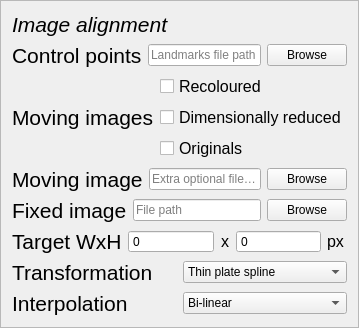
                 <widget class="QFrame" name="frame_11">
                  <property name="font">
                   <font>
                    <family>Arial</family>
                   </font>
                  </property>
                  <property name="frameShape">
                   <enum>QFrame::StyledPanel</enum>
                  </property>
                  <property name="frameShadow">
                   <enum>QFrame::Raised</enum>
                  </property>
                  <layout class="QGridLayout" name="gridLayout_11">
                   <item row="1" column="0">
                    <layout class="QVBoxLayout" name="verticalLayout_16">
                     <item>
                      <widget class="QLabel" name="label_29">
                       <property name="font">
                        <font>
                         <family>Arial</family>
                         <pointsize>16</pointsize>
                         <italic>true</italic>
                        </font>
                       </property>
                       <property name="text">
                        <string>Image alignment</string>
                       </property>
                      </widget>
                     </item>
                     <item>
                      <layout class="QHBoxLayout" name="horizontalLayout_46">
                       <item>
                        <widget class="QLabel" name="label_16">
                         <property name="font">
                          <font>
                           <family>Arial</family>
                           <pointsize>16</pointsize>
                          </font>
                         </property>
                         <property name="text">
                          <string>Control points</string>
                         </property>
                        </widget>
                       </item>
                       <item>
                        <widget class="QLineEdit" name="lineEdit_14">
                         <property name="font">
                          <font>
                           <family>Arial</family>
                          </font>
                         </property>
                         <property name="text">
                          <string/>
                         </property>
                         <property name="placeholderText">
                          <string>Landmarks file path</string>
                         </property>
                        </widget>
                       </item>
                       <item>
                        <widget class="QPushButton" name="pushButton_8">
                         <property name="font">
                          <font>
                           <family>Arial</family>
                          </font>
                         </property>
                         <property name="text">
                          <string>Browse</string>
                         </property>
                        </widget>
                       </item>
                      </layout>
                     </item>
                     <item>
                      <layout class="QHBoxLayout" name="horizontalLayout_45">
                       <item>
                        <widget class="QLabel" name="label_12">
                         <property name="font">
                          <font>
                           <family>Arial</family>
                           <pointsize>16</pointsize>
                          </font>
                         </property>
                         <property name="text">
                          <string>Moving images</string>
                         </property>
                        </widget>
                       </item>
                       <item>
                        <layout class="QVBoxLayout" name="verticalLayout_17">
                         <item>
                          <widget class="QCheckBox" name="checkBox_8">
                           <property name="font">
                            <font>
                             <family>Arial</family>
                             <pointsize>12</pointsize>
                            </font>
                           </property>
                           <property name="text">
                            <string>Recoloured</string>
                           </property>
                           <property name="checked">
                            <bool>false</bool>
                           </property>
                          </widget>
                         </item>
                         <item>
                          <widget class="QCheckBox" name="checkBox_9">
                           <property name="font">
                            <font>
                             <family>Arial</family>
                             <pointsize>12</pointsize>
                            </font>
                           </property>
                           <property name="text">
                            <string>Dimensionally reduced</string>
                           </property>
                          </widget>
                         </item>
                         <item>
                          <widget class="QCheckBox" name="checkBox_7">
                           <property name="font">
                            <font>
                             <family>Arial</family>
                             <pointsize>12</pointsize>
                            </font>
                           </property>
                           <property name="text">
                            <string>Originals</string>
                           </property>
                           <property name="checked">
                            <bool>false</bool>
                           </property>
                          </widget>
                         </item>
                        </layout>
                       </item>
                      </layout>
                     </item>
                     <item>
                      <layout class="QHBoxLayout" name="horizontalLayout_47">
                       <item>
                        <widget class="QLabel" name="label_19">
                         <property name="font">
                          <font>
                           <family>Arial</family>
                           <pointsize>16</pointsize>
                          </font>
                         </property>
                         <property name="text">
                          <string>Moving image</string>
                         </property>
                        </widget>
                       </item>
                       <item>
                        <widget class="QLineEdit" name="lineEdit_12">
                         <property name="font">
                          <font>
                           <family>Arial</family>
                          </font>
                         </property>
                         <property name="text">
                          <string/>
                         </property>
                         <property name="placeholderText">
                          <string>Extra optional file path</string>
                         </property>
                        </widget>
                       </item>
                       <item>
                        <widget class="QPushButton" name="pushButton_11">
                         <property name="font">
                          <font>
                           <family>Arial</family>
                          </font>
                         </property>
                         <property name="text">
                          <string>Browse</string>
                         </property>
                        </widget>
                       </item>
                      </layout>
                     </item>
                     <item>
                      <layout class="QHBoxLayout" name="horizontalLayout_40">
                       <item>
                        <widget class="QLabel" name="label_10">
                         <property name="font">
                          <font>
                           <family>Arial</family>
                           <pointsize>16</pointsize>
                          </font>
                         </property>
                         <property name="text">
                          <string>Fixed image</string>
                         </property>
                        </widget>
                       </item>
                       <item>
                        <widget class="QLineEdit" name="lineEdit_11">
                         <property name="font">
                          <font>
                           <family>Arial</family>
                          </font>
                         </property>
                         <property name="text">
                          <string/>
                         </property>
                         <property name="placeholderText">
                          <string>File path</string>
                         </property>
                        </widget>
                       </item>
                       <item>
                        <widget class="QPushButton" name="pushButton_6">
                         <property name="font">
                          <font>
                           <family>Arial</family>
                          </font>
                         </property>
                         <property name="text">
                          <string>Browse</string>
                         </property>
                        </widget>
                       </item>
                      </layout>
                     </item>
                     <item>
                      <layout class="QHBoxLayout" name="horizontalLayout_37">
                       <item>
                        <widget class="QLabel" name="label_70">
                         <property name="maximumSize">
                          <size>
                           <width>16777215</width>
                           <height>16777215</height>
                          </size>
                         </property>
                         <property name="font">
                          <font>
                           <family>Arial</family>
                           <pointsize>16</pointsize>
                          </font>
                         </property>
                         <property name="text">
                          <string>Target WxH</string>
                         </property>
                        </widget>
                       </item>
                       <item>
                        <widget class="QSpinBox" name="spinBox_7">
                         <property name="maximumSize">
                          <size>
                           <width>16777215</width>
                           <height>16777215</height>
                          </size>
                         </property>
                         <property name="font">
                          <font>
                           <family>Arial</family>
                          </font>
                         </property>
                         <property name="buttonSymbols">
                          <enum>QAbstractSpinBox::NoButtons</enum>
                         </property>
                         <property name="maximum">
                          <number>999999999</number>
                         </property>
                         <property name="value">
                          <number>0</number>
                         </property>
                        </widget>
                       </item>
                       <item>
                        <widget class="QLabel" name="label_71">
                         <property name="maximumSize">
                          <size>
                           <width>10</width>
                           <height>16777215</height>
                          </size>
                         </property>
                         <property name="font">
                          <font>
                           <family>Arial</family>
                           <pointsize>12</pointsize>
                          </font>
                         </property>
                         <property name="text">
                          <string>x</string>
                         </property>
                         <property name="alignment">
                          <set>Qt::AlignCenter</set>
                         </property>
                        </widget>
                       </item>
                       <item>
                        <widget class="QSpinBox" name="spinBox_8">
                         <property name="maximumSize">
                          <size>
                           <width>16777215</width>
                           <height>16777215</height>
                          </size>
                         </property>
                         <property name="font">
                          <font>
                           <family>Arial</family>
                          </font>
                         </property>
                         <property name="buttonSymbols">
                          <enum>QAbstractSpinBox::NoButtons</enum>
                         </property>
                         <property name="maximum">
                          <number>999999999</number>
                         </property>
                         <property name="value">
                          <number>0</number>
                         </property>
                        </widget>
                       </item>
                       <item>
                        <widget class="QLabel" name="label_73">
                         <property name="maximumSize">
                          <size>
                           <width>20</width>
                           <height>16777215</height>
                          </size>
                         </property>
                         <property name="font">
                          <font>
                           <family>Arial</family>
                           <pointsize>12</pointsize>
                          </font>
                         </property>
                         <property name="text">
                          <string>px</string>
                         </property>
                         <property name="wordWrap">
                          <bool>true</bool>
                         </property>
                        </widget>
                       </item>
                      </layout>
                     </item>
                     <item>
                      <layout class="QHBoxLayout" name="horizontalLayout_43">
                       <item>
                        <widget class="QLabel" name="label_60">
                         <property name="font">
                          <font>
                           <family>Arial</family>
                           <pointsize>16</pointsize>
                          </font>
                         </property>
                         <property name="text">
                          <string>Transformation</string>
                         </property>
                        </widget>
                       </item>
                       <item>
                        <widget class="QComboBox" name="comboBox_8">
                         <property name="maximumSize">
                          <size>
                           <width>300</width>
                           <height>16777215</height>
                          </size>
                         </property>
                         <property name="font">
                          <font>
                           <family>Arial</family>
                          </font>
                         </property>
                         <property name="editable">
                          <bool>false</bool>
                         </property>
                         <property name="currentIndex">
                          <number>2</number>
                         </property>
                         <item>
                          <property name="text">
                           <string>Similarity</string>
                          </property>
                         </item>
                         <item>
                          <property name="text">
                           <string>Affine</string>
                          </property>
                         </item>
                         <item>
                          <property name="text">
                           <string>Thin plate spline</string>
                          </property>
                         </item>
                        </widget>
                       </item>
                      </layout>
                     </item>
                     <item>
                      <layout class="QHBoxLayout" name="horizontalLayout_44">
                       <item>
                        <widget class="QLabel" name="label_72">
                         <property name="font">
                          <font>
                           <family>Arial</family>
                           <pointsize>16</pointsize>
                          </font>
                         </property>
                         <property name="text">
                          <string>Interpolation</string>
                         </property>
                        </widget>
                       </item>
                       <item>
                        <widget class="QComboBox" name="comboBox_9">
                         <property name="maximumSize">
                          <size>
                           <width>300</width>
                           <height>16777215</height>
                          </size>
                         </property>
                         <property name="font">
                          <font>
                           <family>Arial</family>
                          </font>
                         </property>
                         <property name="editable">
                          <bool>false</bool>
                         </property>
                         <property name="currentIndex">
                          <number>1</number>
                         </property>
                         <item>
                          <property name="text">
                           <string>Nearest neighbour</string>
                          </property>
                         </item>
                         <item>
                          <property name="text">
                           <string>Bi-linear</string>
                          </property>
                         </item>
                         <item>
                          <property name="text">
                           <string>Bi-cubic (slowest)</string>
                          </property>
                         </item>
                        </widget>
                       </item>
                      </layout>
                     </item>
                    </layout>
                   </item>
                  </layout>
                 </widget>
